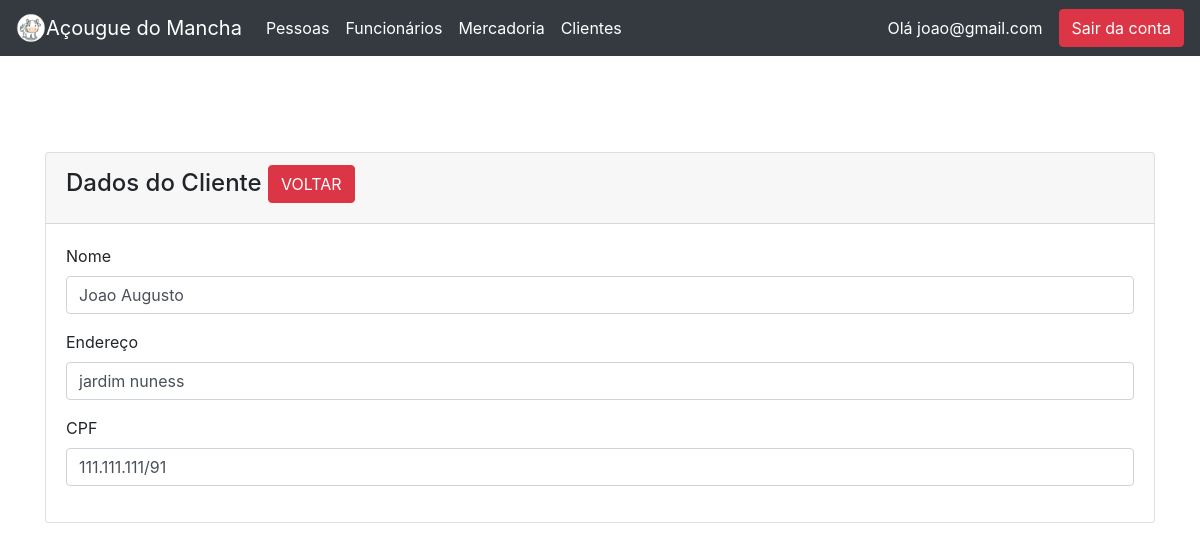
Screenshot of /customer_view.php?id=1 (signed in) with the database file from the repository.
### tables this page shows
CREATE TABLE `tbclientes` (
  `id` int(11) NOT NULL,
  `nome` varchar(100) NOT NULL,
  `CPF` varchar(14) NOT NULL,
  `endereco` varchar(100) NOT NULL
);

### customer_view.php (the view, shortened to what this page needs)
<?php
require_once("topo.php");
require 'connection.php';
?>
<!doctype html>
<html lang="pt-BR">
  <head>
    <link rel="stylesheet" href="https://cdn.jsdelivr.net/npm/bootstrap@4.1.3/dist/css/bootstrap.min.css">
</head>
<body>
    <div class="container mt-5">
        <div class="row">
            <div class="col-md-12">
                <div class="card">
                    <div class="card-header">
                        <h4>Dados do Cliente
                            <a href="customer.php" class="btn btn-danger float-end">VOLTAR</a>
                        </h4>
                    </div>
                    <div class="card-body">
                        <?php
                        if(isset($_GET['id']))
                        {
                            $tbclientes_id = mysqli_real_escape_string($con, $_GET['id']);
                            $query = "SELECT * FROM tbclientes WHERE id='$tbclientes_id' ";
                            $query_run = mysqli_query($con, $query);
                            if(mysqli_num_rows($query_run) > 0)
                            {
                                $tbclientes = mysqli_fetch_array($query_run);
                                ?>
                                    <div class="mb-3">
                                        <label>Nome</label>
                                        <p class="form-control">
                                            <?=$tbclientes['nome'];?>
                                        </p>
                                    </div>
                                    <div class="mb-3">
                                        <label>Endereço</label>
                                        <p class="form-control">
                                            <?=$tbclientes['endereco'];?>
                                        </p>
                                    </div>
                                    <div class="mb-3">
                                        <label>CPF</label>
                                        <p class="form-control">
                                            <?=$tbclientes['CPF'];?>
                                        </p>
                                    </div>
                                <?php
                            }
                            else
                            {
                                echo "<h4>Nenhum ID encontrado</h4>";
                            }
                        }
                        ?>
                    </div>
                </div>
            </div>
        </div>
    </div>
</body>
</html>

### rows the page displays
tbclientes: nome "Joao Augusto", endereco "jardim nuness", CPF "111.111.111/91"

### other values shown
$_SESSION["email"] "joao@gmail.com"
